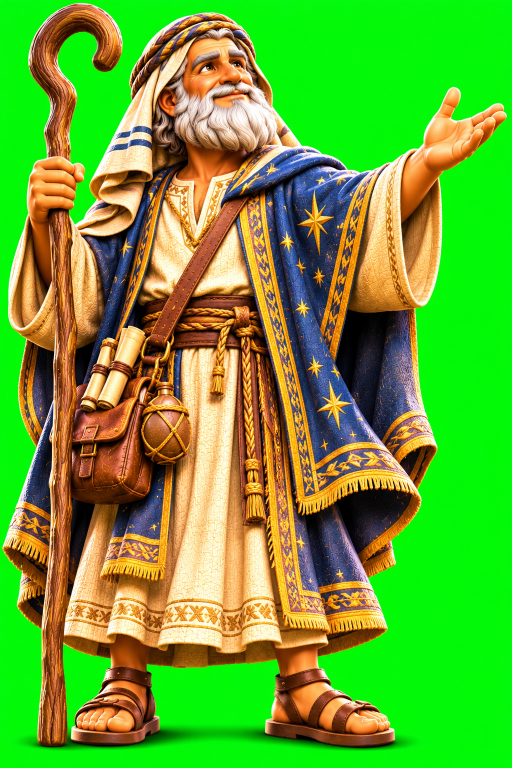
#> input picture assets/abraham_char_src.png, 1024 x 1536 px (shown at 1/2 size); its folder holds only this picture in this run
$ python prep_assets.py
#> lines starting #> are read from the running program, lines starting #| are printed output that depends on the picture
#> in main, im is the input picture: PIL image 1024x1536 RGB; mean R, G, B 100.7, 167.4, 48
#!/usr/bin/env python3
"""Prepares Sean's generated pictures for the game.

Reads every PNG/JPG under assets/, removes a flat magenta/green/black background when the picture is a cut-out,
shrinks to the size the Wii U needs, and writes a small RGBA PNG to content/img/<name>.png.
Run: python3 tools/prep_assets.py      (needs Pillow: pip install pillow)
"""
import os, sys
from PIL import Image

SRC, DST = "assets", "content/img"
# how big each kind of picture is allowed to be in the game (width, height); 0 = keep aspect, fit inside
RULES = [
    ("portrait_", (256, 256), "cutout"),
    ("icon_",     (128, 128), "cutout"),
    ("ride_",     (512, 384), "cutout"),     # character sitting in the kart, one picture per angle
    ("beth_star", (256, 256), "black"),
    ("beth_sky",  (2048, 512), "plain"),
    ("gal_sky",   (2048, 512), "plain"),
    ("jeru_sky",  (2048, 512), "plain"),
    ("tomb_sky",  (2048, 512), "plain"),
    ("elah_sky",  (2048, 512), "plain"),
    ("title_art", (1024, 512), "cutout"),
    ("title_bg",  (1024, 576), "plain"),      # the whole title screen picture
    ("card_",     (512, 512), "plain"),      # road-select card pictures
    ("heaven_gates", (1024, 576), "plain"),
    ("heaven_sky", (2048, 512), "plain"),
    ("",          (512, 512), "cutout"),     # everything else is scenery
]

def key_background(im, mode):
    """Make the background transparent: the flat color found in the picture's corners."""
#> called with mode = 'cutout'
    im = im.convert("RGBA")
#> im: PIL image 1024x1536 RGBA
    px = im.load(); w, h = im.size
#> after `w, h = im.size`: w = 1024; h = 1536
    corners = [px[0, 0], px[w - 1, 0], px[0, h - 1], px[w - 1, h - 1]]
#> corners = [(21, 241, 28, 255), (19, 243, 21, 255), (19, 242, 18, 255), (15, 244, 18, 255)]
    inset = [px[int(w * 0.03), int(h * 0.03)], px[w - 1 - int(w * 0.03), int(h * 0.03)], px[int(w * 0.03), h - 1 - int(h * 0.03)], px[w - 1 - int(w * 0.03), h - 1 - int(h * 0.03)]]   # a little in from the corners: sheets cut from a grid have pale dividing lines at the very edge
#> inset = [(3, 249, 9, 255), (3, 249, 9, 255), (1, 245, 10, 255), (2, 249, 7, 255)]
    samples = corners + inset
#> samples = [(21, 241, 28, 255), (19, 243, 21, 255), (19, 242, 18, 255), (15, 244, 18, 255), (3, 249, 9, 255), (3, 249, 9, 255), (1, 245, 10, 255), (2, 249, 7, 255)]
    greens = [c[:3] for c in samples if c[1] > c[0] + 80 and c[1] > c[2] + 80]
#> greens = [(21, 241, 28), (19, 243, 21), (19, 242, 18), (15, 244, 18), (3, 249, 9), (3, 249, 9), (1, 245, 10), (2, 249, 7)]
    bg = greens[0] if greens else max(set(c[:3] for c in samples), key=[c[:3] for c in samples].count)
#> bg = (21, 241, 28)
    tol = 70 if mode == "cutout" else 40
    green_screen = bg[1] > bg[0] + 80 and bg[1] > bg[2] + 80
#> green_screen = True
    out = Image.new("RGBA", im.size)
#> out: PIL image 1024x1536 RGBA; every value is 0
    op = out.load()
    for y in range(h):
        for x in range(w):
            r, g, b, a = px[x, y]
            d = abs(r - bg[0]) + abs(g - bg[1]) + abs(b - bg[2])
            if green_screen and mode == "cutout":
                # green screen: judge by how green the pixel is, and take the green fringe off the edges
                k = g - max(r, b)
                if k > 60: op[x, y] = (0, 0, 0, 0)
                elif k > 10: op[x, y] = (r, min(g, max(r, b) + 5), b, int(255 * (60 - k) / 50))
                else: op[x, y] = (r, g, b, 255)
            elif mode == "black":
                # the star: brightness becomes alpha, so the glow fades out smoothly
                lum = max(r, g, b)
                op[x, y] = (r, g, b, lum)
            elif d < tol:
                op[x, y] = (r, g, b, 0)
            elif d < tol * 2:
                f = (d - tol) / tol
                op[x, y] = (r, g, b, int(255 * f))
            else:
                op[x, y] = (r, g, b, 255)
    return out

def fit(im, box):
    w, h = im.size; bw, bh = box
    s = min(bw / w, bh / h, 1.0)
    return im.resize((max(1, int(w * s)), max(1, int(h * s))), Image.LANCZOS)

TILE_SUFFIXES = ("_road", "_dirt", "_grass", "_sand", "_wall", "_water", "_clouds", "_earth", "_cloudwall")
def is_tile(name): return name.endswith(TILE_SUFFIXES)
def make_seamless(im, band=48):
    """A ground or wall tile repeats across the road, so its left edge must meet its right edge. Shift the picture by
    half (the old edges meet in the middle, where they now show as seams), then paint the original back over those
    seams with a soft brush. The result wraps without a visible line."""
    import numpy as np
    a = np.asarray(im.convert("RGBA")).astype(np.float32); h, w = a.shape[:2]
    r = np.roll(np.roll(a, w // 2, axis=1), h // 2, axis=0)
    x = np.arange(w); y = np.arange(h)
    wx = np.clip(1 - np.abs(x - w / 2) / band, 0, 1); wy = np.clip(1 - np.abs(y - h / 2) / band, 0, 1)
    wx = (np.sin(wx * np.pi / 2)) ** 2; wy = (np.sin(wy * np.pi / 2)) ** 2
    wgt = np.maximum(wx[None, :], wy[:, None])[:, :, None]
    out = r * (1 - wgt) + a * wgt
    return Image.fromarray(np.clip(out, 0, 255).astype(np.uint8), "RGBA")

def main():
    os.makedirs(DST, exist_ok=True)
    n = 0
    for root, dirs, files in os.walk(SRC):
        dirs[:] = [d for d in dirs if d != 'raw']          # assets/raw holds originals that are not game pictures
        for f in files:
            if not f.lower().endswith((".png", ".jpg", ".jpeg", ".webp")): continue
            name = os.path.splitext(f)[0].lower()
            rule = next(r for r in RULES if name.startswith(r[0]))
            if is_tile(name): rule = (name, (512, 512), "tile")
            im = Image.open(os.path.join(root, f))
            if rule[2] in ("cutout", "black"): im = key_background(im, rule[2])
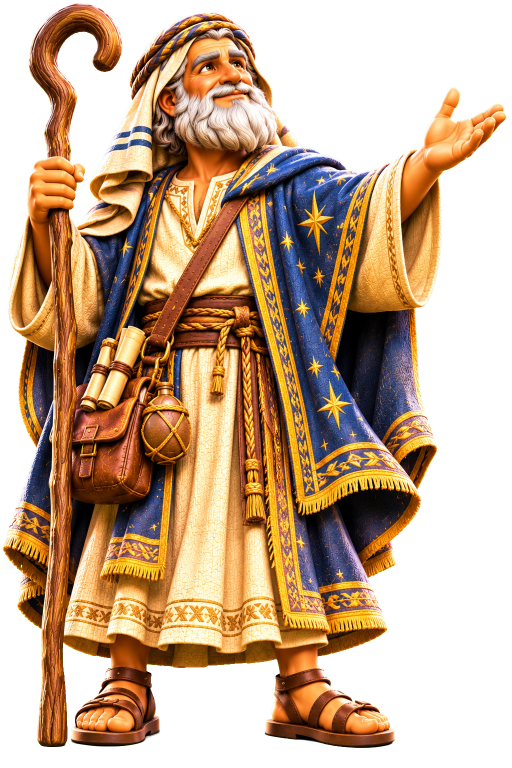
#> im: PIL image 1024x1536 RGBA (shown at 1/2 size); mean R, G, B, A 99.6, 71.7, 45, 156.2; transparent parts drawn white
            else: im = im.convert("RGBA")
            im = fit(im, rule[1])
#> in fit, `return im.resize((max(1, int(w * s)), max(1, int(h * s))), Image.LANCZ..`:
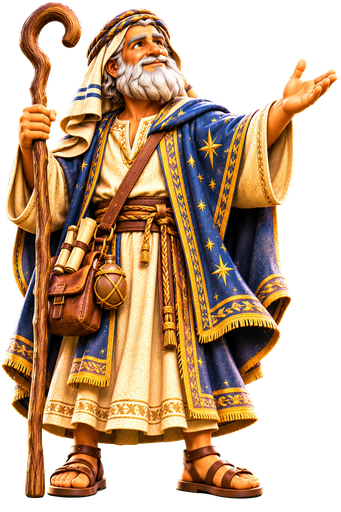
#> returned value: PIL image 341x512 RGBA; mean R, G, B, A 103.9, 75.8, 48, 156.2; transparent parts drawn white
            if rule[2] == "tile": im = make_seamless(im.resize((512, 512), Image.LANCZOS))
            if name.endswith("_sky"): im = im.resize((2048, 512), Image.LANCZOS)      # the sky must be exactly this size (the Wii U wants power-of-two textures)
            if rule[2] == "cutout":
                im = im.crop(im.getbbox() or (0, 0, 1, 1))      # trim empty borders
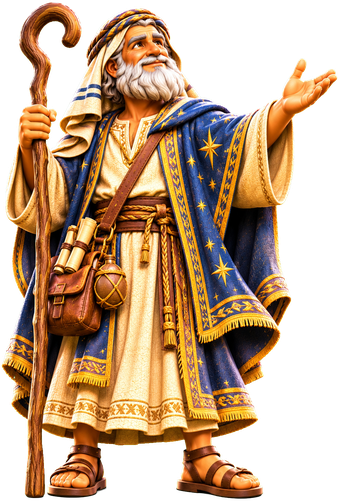
#> im: PIL image 340x501 RGBA; mean R, G, B, A 106.5, 77.7, 49.2, 160.1; transparent parts drawn white
                im = fit(im, rule[1])
            im.save(os.path.join(DST, name + ".png"), optimize=True)
            print(f"{f} -> {DST}/{name}.png {im.size}")
#| abraham_char_src.png -> content/img/abraham_char_src.png (340, 501)
            n += 1
            if name.startswith("char_") and not os.path.exists(os.path.join(SRC, "portrait_" + name[5:] + ".png")):
                # a head-and-shoulders portrait cut from the top of the figure
                big = key_background(Image.open(os.path.join(root, f)), "cutout"); big = big.crop(big.getbbox())
                w, h = big.size; top = big.crop((0, 0, w, int(h * 0.16)))
                xs = [x for x in range(w) if any(top.getpixel((x, y))[3] > 128 for y in range(0, top.size[1], 4))]
                cx = (min(xs) + max(xs)) // 2 if xs else w // 2
                side = int(h * 0.36); x0 = max(0, min(w - side, cx - side // 2))
                por = big.crop((x0, 0, x0 + side, side)).resize((256, 256), Image.LANCZOS)
                por.save(os.path.join(DST, "portrait_" + name[5:] + ".png"), optimize=True)
                print(f"   portrait_{name[5:]}.png cut from the head")
    print(f"{n} pictures prepared")

if __name__ == "__main__":
    main()

$ run again, on assets/beth_inn.png
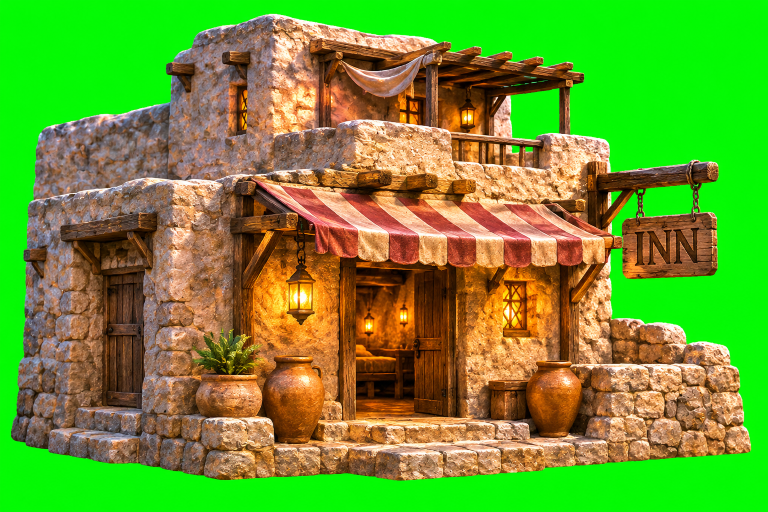
#> input picture assets/beth_inn.png, 1536 x 1024 px (shown at 1/2 size)
#> in main, im is the input picture: PIL image 1536x1024 RGB; mean R, G, B 105.8, 154.3, 45.8
#> corners = [(23, 242, 15, 255), (22, 243, 14, 255), (20, 241, 14, 255), (18, 245, 12, 255)]
#> inset = [(2, 249, 2, 255), (3, 249, 3, 255), (3, 250, 3, 255), (3, 250, 3, 255)]
#> samples = [(23, 242, 15, 255), (22, 243, 14, 255), (20, 241, 14, 255), (18, 245, 12, 255), (2, 249, 2, 255), (3, 249, 3, 255), (3, 250, 3, 255), (3, 250, 3, 255)]
#> greens = [(23, 242, 15), (22, 243, 14), (20, 241, 14), (18, 245, 12), (2, 249, 2), (3, 249, 3), (3, 250, 3), (3, 250, 3)]
#> bg = (23, 242, 15)
#> green_screen = True
#> out: PIL image 1536x1024 RGBA; every value is 0
#> in fit, `return im.resize((max(1, int(w * s)), max(1, int(h * s))), Image.LANCZ..`:
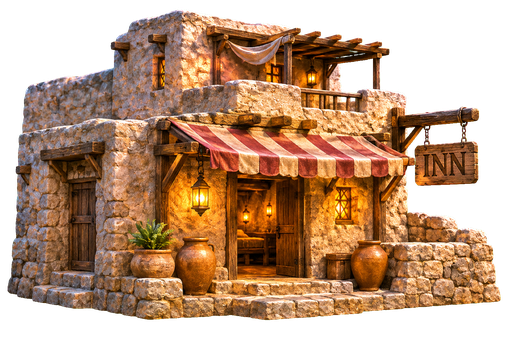
#> returned value: PIL image 512x341 RGBA; mean R, G, B, A 107.2, 73, 46.5, 169.1; transparent parts drawn white
#> in main, `im = im.crop(im.getbbox() or (0, 0, 1, 1))`:
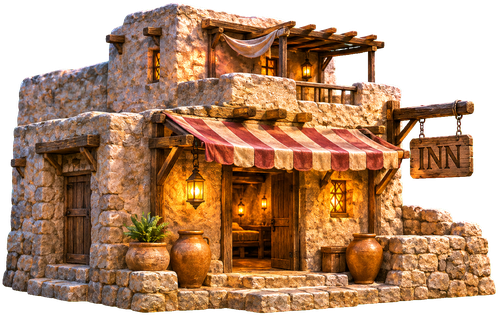
#> im: PIL image 498x316 RGBA; mean R, G, B, A 119, 80.9, 51.6, 187.6; transparent parts drawn white
#| beth_inn.png -> content/img/beth_inn.png (498, 316)

$ run again, on assets/angel.png
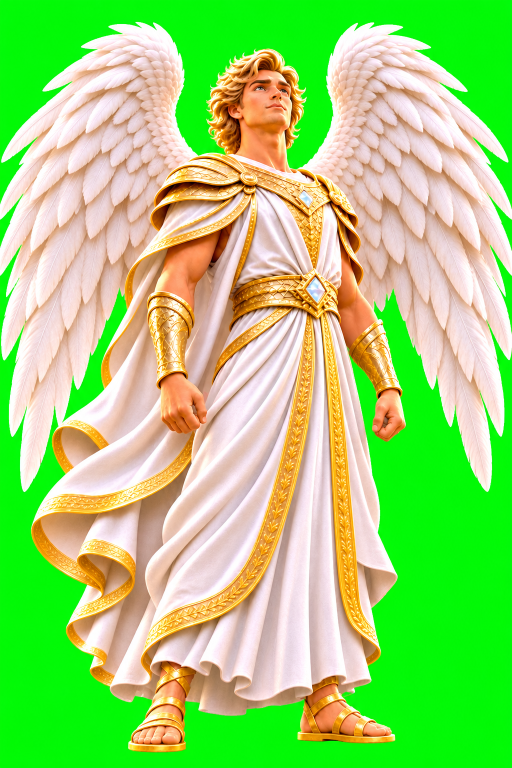
#> input picture assets/angel.png, 1024 x 1536 px (shown at 1/2 size)
#> in main, im is the input picture: PIL image 1024x1536 RGB; mean R, G, B 155.4, 212.5, 113.4
#> corners = [(19, 243, 18, 255), (15, 243, 16, 255), (16, 241, 17, 255), (15, 243, 18, 255)]
#> inset = [(2, 249, 6, 255), (2, 250, 6, 255), (2, 249, 3, 255), (2, 250, 5, 255)]
#> samples = [(19, 243, 18, 255), (15, 243, 16, 255), (16, 241, 17, 255), (15, 243, 18, 255), (2, 249, 6, 255), (2, 250, 6, 255), (2, 249, 3, 255), (2, 250, 5, 255)]
#> greens = [(19, 243, 18), (15, 243, 16), (16, 241, 17), (15, 243, 18), (2, 249, 6), (2, 250, 6), (2, 249, 3), (2, 250, 5)]
#> bg = (19, 243, 18)
#> green_screen = True
#> out: PIL image 1024x1536 RGBA; every value is 0
#> in fit, `return im.resize((max(1, int(w * s)), max(1, int(h * s))), Image.LANCZ..`:
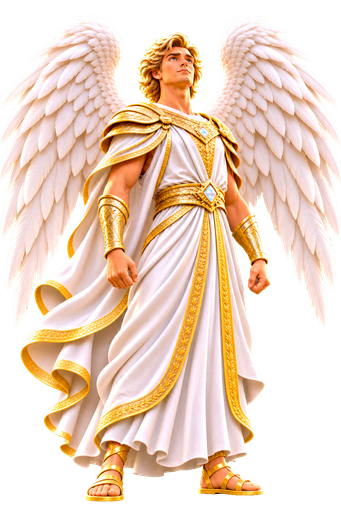
#> returned value: PIL image 341x512 RGBA; mean R, G, B, A 160.8, 136.1, 116.4, 170; transparent parts drawn white
#> in main, `im = im.crop(im.getbbox() or (0, 0, 1, 1))`:
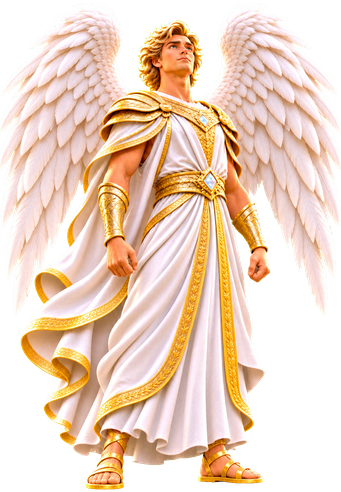
#> im: PIL image 341x492 RGBA; mean R, G, B, A 167.3, 141.6, 121.1, 176.9; transparent parts drawn white
#| angel.png -> content/img/angel.png (341, 492)
